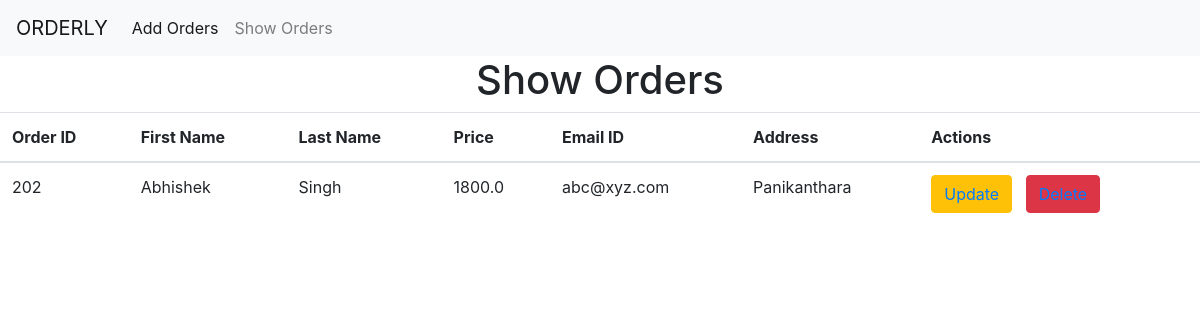
/sv/, run on an earlier commit of the app's database.
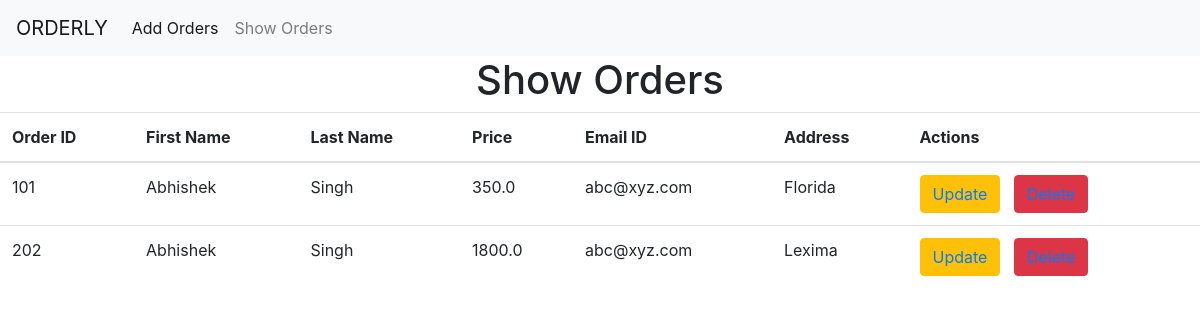
And on a later commit of the database.
### orders/models.py (models this page shows, shortened)
class Orders(models.Model):
    oid = models.IntegerField(primary_key=True)
    fname = models.CharField(max_length=20)
    lname = models.CharField(max_length=20)
    price = models.FloatField()
    mail = models.EmailField()
    addr = models.CharField(max_length=50)

### orders/views.py (the view)
# urls.py: path('sv/', views.showView, name='show_url'),
def showView(request):
    obj = Orders.objects.all()
    template_name = 'orders/show.html'
    context = {'obj': obj}
    return render(request, template_name, context)

### orders/templates/orders/show.html (shortened to what this page needs)
{% extends 'orders/layout.html' %}
{% block content %}
<center><h1>Show Orders</h1></center>
<table class="table">
    <thead>
      <tr>
        <th scope="col">Order ID</th>
        <th scope="col">First Name</th>
        <th scope="col">Last Name</th>
        <th scope="col">Price</th>
        <th scope="col">Email ID</th>
        <th scope="col">Address</th>
        <th scope="col">Actions</th>
      </tr>
    </thead>
    <tbody>
    {% for i in obj %}
      <tr>
        <td>{{i.oid}}</td>
        <td>{{i.fname}}</td>
        <td>{{i.lname}}</td>
        <td>{{i.price}}</td>
        <td>{{i.mail}}</td>
        <td>{{i.addr}}</td>
        <td>
            <button class="btn btn-warning"><a href="{% url 'update_url' i.oid %}">Update</a></button>&nbsp;&nbsp;
            <button class="btn btn-danger"><a href="{% url 'delete_url' i.oid %}">Delete</a></button>
        </td>
      </tr>
    {% endfor %}
    </tbody>
  </table>
{% endblock %}

What changed in the data, as far as the page shows it:
added Orders: oid "101", fname "Abhishek", lname "Singh", price "350.0", mail "abc@xyz.com", addr "Florida"
changed Orders id 202: addr "Panikanthara" → "Lexima"
